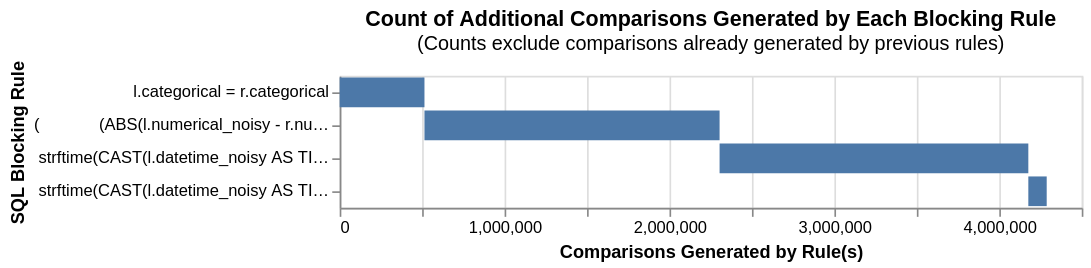

Source (notebook cell):
### Markdown cell above
### Splink's blocking analysis tool

We can use this to take a look at how effective our blocking is. Each increment introduces more unique pairs (w.r.t. previous blocking rules) into the total - the approach here is to get rid of pairs that we KNOW cannot be matches.

### Code cell
from splink.blocking_analysis import (
    cumulative_comparisons_to_be_scored_from_blocking_rules_chart
)

brs = get_blocking_rules()

cumulative_comparisons_to_be_scored_from_blocking_rules_chart(
    table_or_tables=[df1, df2],
    blocking_rules=brs,
    db_api=db_api,
    link_type="link_only",
    unique_id_column_name=UNIQUE_ID_COL
)

### Figure 1 — Vega-Lite specification as saved in the notebook (floating-point values rounded to 4 significant figures)
{"config": {"view": {"continuousWidth": 300, "continuousHeight": 300}}, "data": {"name": "data-d49bb85139c115eb054f099bd49df331"}, "mark": "bar", "encoding": {"order": {"field": "cumulative_rows"}, "tooltip": [{"field": "blocking_rule", "title": "SQL Condition", "type": "nominal"}, {"field": "row_count", "format": ",", "title": "Comparisons Generated", "type": "quantitative"}, {"field": "cumulative_rows", "format": ",", "title": "Cumulative Comparisons", "type": "quantitative"}, {"field": "cartesian", "format": ",", "title": "Total comparisons in Cartesian product", "type": "quantitative"}], "x": {"field": "start", "title": "Comparisons Generated by Rule(s)", "type": "quantitative"}, "x2": {"field": "cumulative_rows"}, "y": {"field": "blocking_rule", "sort": ["-x2"], "title": "SQL Blocking Rule"}}, "height": {"step": 20}, "title": {"text": "Count of Additional Comparisons Generated by Each Blocking Rule", "subtitle": "(Counts exclude comparisons already generated by previous rules)"}, "width": 450, "$schema": "https://vega.github.io/schema/vega-lite/v5.9.3.json", "datasets": {"data-d49bb85139c115eb054f099bd49df331": [{"blocking_rule": "\n        l.categorical = r.categorical \n    ", "row_count": 514053, "cumulative_rows": 514053, "cartesian": 11772936, "match_key": "0", "start": 0}, {"blocking_rule": "\n        (\n            (ABS(l.numerical_noisy - r.numerical_noisy) / NULLIF(\n                CASE WHEN l.numerical_noisy > r.numerical_noisy THEN l.numerical_noisy ELSE r.numerical_noisy END, \n                0\n            )) < 0.25\n        )\n    ", "row_count": 1789712, "cumulative_rows": 2303765, "cartesian": 11772936, "match_key": "1", "start": 514053}, {"blocking_rule": "\n        strftime(CAST(l.datetime_noisy AS TIMESTAMP) + INTERVAL '1' DAY, '%Y%m') = strftime(CAST(r.datetime_noisy AS TIMESTAMP), '%Y%m')\n    ", "row_count": 1872307, "cumulative_rows": 4176072, "cartesian": 11772936, "match_key": "2", "start": 2303765}, {"blocking_rule": "\n        strftime(CAST(l.datetime_noisy AS TIMESTAMP) - INTERVAL '1' DAY, '%Y%m') = strftime(CAST(r.datetime_noisy AS TIMESTAMP), '%Y%m')\n    ", "row_count": 111441, "cumulative_rows": 4287513, "cartesian": 11772936, "match_key": "3", "start": 4176072}]}}
